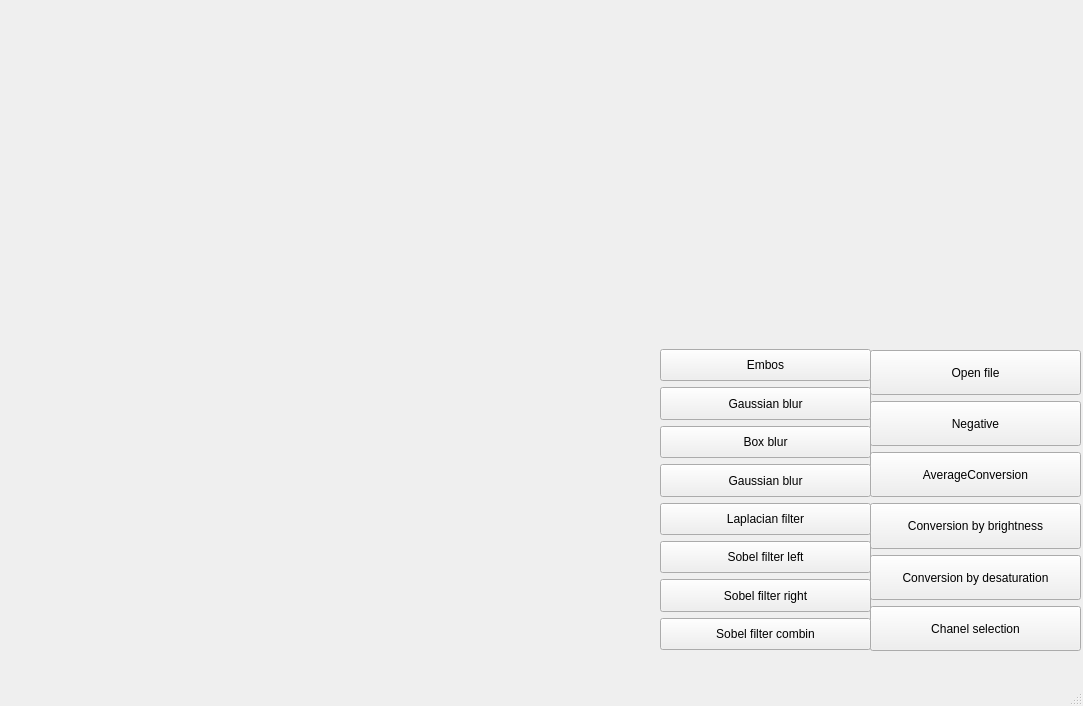
<?xml version="1.0" encoding="UTF-8"?>
<ui version="4.0">
 <class>MainWindow</class>
 <widget class="QMainWindow" name="MainWindow">
  <property name="geometry">
   <rect>
    <x>0</x>
    <y>0</y>
    <width>1083</width>
    <height>706</height>
   </rect>
  </property>
  <property name="minimumSize">
   <size>
    <width>1083</width>
    <height>706</height>
   </size>
  </property>
  <property name="maximumSize">
   <size>
    <width>1083</width>
    <height>706</height>
   </size>
  </property>
  <property name="windowTitle">
   <string>MainWindow</string>
  </property>
  <widget class="QWidget" name="centralwidget">
   <widget class="QLabel" name="label">
    <property name="geometry">
     <rect>
      <x>10</x>
      <y>0</y>
      <width>561</width>
      <height>651</height>
     </rect>
    </property>
    <property name="text">
     <string/>
    </property>
   </widget>
   <widget class="QWidget" name="gridLayoutWidget">
    <property name="geometry">
     <rect>
      <x>870</x>
      <y>350</y>
      <width>211</width>
      <height>301</height>
     </rect>
    </property>
    <layout class="QGridLayout" name="gridLayout">
     <item row="1" column="0">
      <widget class="QPushButton" name="pushButton">
       <property name="sizePolicy">
        <sizepolicy hsizetype="Expanding" vsizetype="Expanding">
         <horstretch>0</horstretch>
         <verstretch>0</verstretch>
        </sizepolicy>
       </property>
       <property name="text">
        <string>Open file</string>
       </property>
      </widget>
     </item>
     <item row="2" column="0">
      <widget class="QPushButton" name="pushButton_Neg">
       <property name="sizePolicy">
        <sizepolicy hsizetype="Minimum" vsizetype="Expanding">
         <horstretch>0</horstretch>
         <verstretch>0</verstretch>
        </sizepolicy>
       </property>
       <property name="text">
        <string>Negative</string>
       </property>
      </widget>
     </item>
     <item row="3" column="0">
      <widget class="QPushButton" name="pushButton_AC">
       <property name="sizePolicy">
        <sizepolicy hsizetype="Minimum" vsizetype="Expanding">
         <horstretch>0</horstretch>
         <verstretch>0</verstretch>
        </sizepolicy>
       </property>
       <property name="text">
        <string>AverageConversion</string>
       </property>
      </widget>
     </item>
     <item row="4" column="0">
      <widget class="QPushButton" name="pushButton_CBB">
       <property name="sizePolicy">
        <sizepolicy hsizetype="Minimum" vsizetype="Expanding">
         <horstretch>0</horstretch>
         <verstretch>0</verstretch>
        </sizepolicy>
       </property>
       <property name="text">
        <string>Conversion by brightness</string>
       </property>
      </widget>
     </item>
     <item row="6" column="0">
      <widget class="QPushButton" name="pushButton_CBD">
       <property name="sizePolicy">
        <sizepolicy hsizetype="Expanding" vsizetype="Expanding">
         <horstretch>0</horstretch>
         <verstretch>0</verstretch>
        </sizepolicy>
       </property>
       <property name="text">
        <string>Conversion by desaturation</string>
       </property>
      </widget>
     </item>
     <item row="7" column="0">
      <widget class="QPushButton" name="pushButton_CS">
       <property name="sizePolicy">
        <sizepolicy hsizetype="Expanding" vsizetype="Expanding">
         <horstretch>0</horstretch>
         <verstretch>0</verstretch>
        </sizepolicy>
       </property>
       <property name="text">
        <string>Chanel selection</string>
       </property>
      </widget>
     </item>
    </layout>
   </widget>
   <widget class="QLabel" name="label_fname">
    <property name="geometry">
     <rect>
      <x>630</x>
      <y>20</y>
      <width>391</width>
      <height>51</height>
     </rect>
    </property>
    <property name="text">
     <string/>
    </property>
   </widget>
   <widget class="QWidget" name="gridLayoutWidget_2">
    <property name="geometry">
     <rect>
      <x>660</x>
      <y>349</y>
      <width>211</width>
      <height>301</height>
     </rect>
    </property>
    <layout class="QGridLayout" name="gridLayout_2">
     <item row="3" column="0">
      <widget class="QPushButton" name="pushButton_BB">
       <property name="sizePolicy">
        <sizepolicy hsizetype="Minimum" vsizetype="Expanding">
         <horstretch>0</horstretch>
         <verstretch>0</verstretch>
        </sizepolicy>
       </property>
       <property name="text">
        <string>Box blur</string>
       </property>
       <attribute name="buttonGroup">
        <string notr="true">ConvolutionGroup</string>
       </attribute>
      </widget>
     </item>
     <item row="5" column="0">
      <widget class="QPushButton" name="pushButton_LF">
       <property name="sizePolicy">
        <sizepolicy hsizetype="Minimum" vsizetype="Expanding">
         <horstretch>0</horstretch>
         <verstretch>0</verstretch>
        </sizepolicy>
       </property>
       <property name="text">
        <string>Laplacian filter</string>
       </property>
       <attribute name="buttonGroup">
        <string notr="true">ConvolutionGroup</string>
       </attribute>
      </widget>
     </item>
     <item row="6" column="0">
      <widget class="QPushButton" name="pushButton_SFL">
       <property name="sizePolicy">
        <sizepolicy hsizetype="Minimum" vsizetype="Expanding">
         <horstretch>0</horstretch>
         <verstretch>0</verstretch>
        </sizepolicy>
       </property>
       <property name="text">
        <string>Sobel filter left</string>
       </property>
       <attribute name="buttonGroup">
        <string notr="true">ConvolutionGroup</string>
       </attribute>
      </widget>
     </item>
     <item row="1" column="0">
      <widget class="QPushButton" name="pushButton_Embos">
       <property name="sizePolicy">
        <sizepolicy hsizetype="Minimum" vsizetype="Expanding">
         <horstretch>0</horstretch>
         <verstretch>0</verstretch>
        </sizepolicy>
       </property>
       <property name="text">
        <string>Embos</string>
       </property>
       <attribute name="buttonGroup">
        <string notr="true">ConvolutionGroup</string>
       </attribute>
      </widget>
     </item>
     <item row="7" column="0">
      <widget class="QPushButton" name="pushButton_SFR">
       <property name="sizePolicy">
        <sizepolicy hsizetype="Minimum" vsizetype="Expanding">
         <horstretch>0</horstretch>
         <verstretch>0</verstretch>
        </sizepolicy>
       </property>
       <property name="text">
        <string>Sobel filter right</string>
       </property>
       <attribute name="buttonGroup">
        <string notr="true">ConvolutionGroup</string>
       </attribute>
      </widget>
     </item>
     <item row="4" column="0">
      <widget class="QPushButton" name="pushButton_GausB">
       <property name="sizePolicy">
        <sizepolicy hsizetype="Minimum" vsizetype="Expanding">
         <horstretch>0</horstretch>
         <verstretch>0</verstretch>
        </sizepolicy>
       </property>
       <property name="text">
        <string>Gaussian blur</string>
       </property>
       <attribute name="buttonGroup">
        <string notr="true">ConvolutionGroup</string>
       </attribute>
      </widget>
     </item>
     <item row="2" column="0">
      <widget class="QPushButton" name="pushButton_GB">
       <property name="sizePolicy">
        <sizepolicy hsizetype="Minimum" vsizetype="Expanding">
         <horstretch>0</horstretch>
         <verstretch>0</verstretch>
        </sizepolicy>
       </property>
       <property name="text">
        <string>Gaussian blur</string>
       </property>
       <attribute name="buttonGroup">
        <string notr="true">ConvolutionGroup</string>
       </attribute>
      </widget>
     </item>
     <item row="8" column="0">
      <widget class="QPushButton" name="pushButton_SFC">
       <property name="sizePolicy">
        <sizepolicy hsizetype="Minimum" vsizetype="Expanding">
         <horstretch>0</horstretch>
         <verstretch>0</verstretch>
        </sizepolicy>
       </property>
       <property name="text">
        <string>Sobel filter combin</string>
       </property>
       <attribute name="buttonGroup">
        <string notr="true">ConvolutionGroup</string>
       </attribute>
      </widget>
     </item>
    </layout>
   </widget>
  </widget>
  <widget class="QMenuBar" name="menubar">
   <property name="geometry">
    <rect>
     <x>0</x>
     <y>0</y>
     <width>1083</width>
     <height>24</height>
    </rect>
   </property>
  </widget>
  <widget class="QStatusBar" name="statusbar"/>
 </widget>
 <resources/>
 <connections/>
 <buttongroups>
  <buttongroup name="ConvolutionGroup"/>
 </buttongroups>
</ui>
